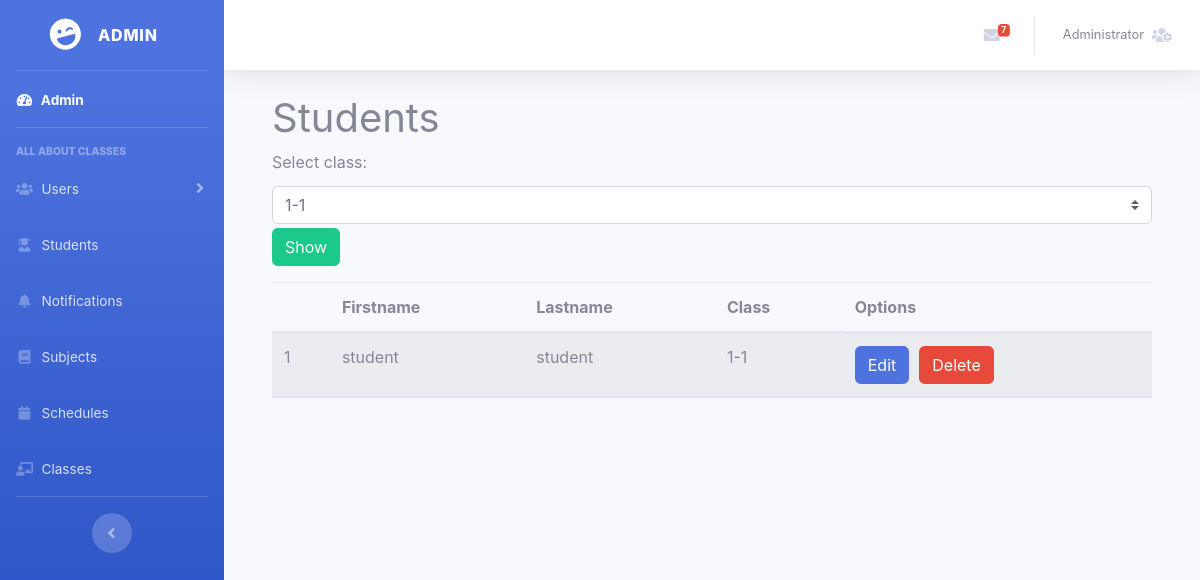
Screenshot of /students/ (signed in) with the database file from the repository.
### tables this page shows
CREATE TABLE `students` (
  `id_student` int(11) NOT NULL AUTO_INCREMENT,
  `first_name` varchar(255) NOT NULL,
  `last_name` varchar(255) NOT NULL,
  `id_school_class` int(11) NOT NULL,
  PRIMARY KEY (`id_student`),
  KEY `fk_students_school_classes1_idx` (`id_school_class`),
  CONSTRAINT `fk_students_school_classes1` FOREIGN KEY (`id_school_class`) REFERENCES `school_classes` (`id_school_class`) ON DELETE NO ACTION ON UPDATE NO ACTION
);

CREATE TABLE `school_classes` (
  `id_school_class` int(11) NOT NULL AUTO_INCREMENT,
  `name` varchar(10) NOT NULL,
  PRIMARY KEY (`id_school_class`)
);

### app/controllers/Students.php (called while the page is built, shortened)
<?php
class Students extends Controller
{
  public function __construct()
  {
    $this->studentModel = $this->model('Student');
    $this->classModel = $this->model('School_Class');
  }
  public function index()
  {
    $students = $this->studentModel->showAllStudentsJoinClasses();
    $classes = $this->classModel->showAllClasses();
    $data = [
      'students' => $students,
      'classes' => $classes
    ];
    $this->view('admin/students/index', $data);
  }
}

### app/libraries/Core.php (called while the page is built, shortened)
<?php
  class Core {
    protected $currentMethod = 'index';
    public function __construct(){
      $url = $this->getUrl();
      if(file_exists('../app/controllers/' . ucwords($url[0]). '.php')){
        unset($url[0]);
      }
      $this->currentController = new $this->currentController;
      $this->params = $url ? array_values($url) : [];
      call_user_func_array([$this->currentController, $this->currentMethod], $this->params);
    }
    public function getUrl(){
      if(isset($_GET['url'])){
        $url = rtrim($_GET['url'], '/');
        $url = filter_var($url, FILTER_SANITIZE_URL);
        $url = explode('/', $url);
        return $url;
      }
    }
  }

### public/index.php (called while the page is built, shortened)
<?php
$init = new Core;

### app/libraries/Database.php (called while the page is built, shortened)
<?php
class Database
{
  private $host = DB_HOST;
  private $user = DB_USER;
  private $pass = DB_PASS;
  private $dbname = DB_NAME;
  private $dbh;
  private $stmt;
  public function __construct()
  {
    $dsn = 'mysql:host=' . $this->host . ';dbname=' . $this->dbname;
    $options = array(
      PDO::ATTR_PERSISTENT => true,
      PDO::ATTR_ERRMODE => PDO::ERRMODE_EXCEPTION
    );
    try {
      $this->dbh = new PDO($dsn, $this->user, $this->pass, $options);
    } catch (PDOException $e) {
      $this->error = $e->getMessage();
      echo $this->error;
    }
  }
  public function query($sql)
  {
    $this->stmt = $this->dbh->prepare($sql);
  }
  public function execute()
  {
    return $this->stmt->execute();
  }
  public function resultSet($fetch = PDO::FETCH_OBJ)
  {
    $this->execute();
    return $this->stmt->fetchAll($fetch);
  }
}

### app/models/School_Class.php (called while the page is built, shortened)
<?php
class School_class
{
    private $db;
    public function __construct()
    {
        $this->db = new Database();
    }
    public function showAllClasses()
    {
        $this->db->query('SELECT school_classes.id_school_class , school_classes.name FROM school_classes');
        $classes = $this->db->resultSet();
        return $classes;
    }
}

### app/models/Student.php (called while the page is built, shortened)
<?php
class Student
{
    private $db;
    public function __construct()
    {
        $this->db = new Database();
    }
    public function showAllStudentsJoinClasses()
    {
        $this->db->query('SELECT students.id_student ,
                                 students.first_name ,
                                 students.last_name ,
                                 school_classes.name ,
                                 school_classes.id_school_class
                          FROM students
                          JOIN school_classes
                                ON students.id_school_class = school_classes.id_school_class ');
        $students = $this->db->resultSet();
        return $students;
    }
}

### app/views/admin/students/index.php (the view, shortened to what this page needs)
<?php require APPROOT . '/views/inc/admin/header.php'; ?>
<div id="page-wrapper">
    <div class="container-fluid">
        <div class="row">
            <div class="col-lg-12">
                <h1 class="page-header">
                    Students
                </h1>
                <form action="" method="post">
                    <div class="form-group">
                        <label>Select class:</label>
                        <select name='id_class' class="custom-select my-1 mr-sm-2" id="inlineFormCustomSelectPref">
                            <?php foreach ($data['classes'] as $class) : ?>
                                <?php echo "<option value=\"$class->id_school_class\">$class->name</option>"; ?>
                            <?php endforeach; ?>
                        </select>
                        <input type="submit" class="btn btn-success" value="Show">
                    </div>
                </form>
                <table class="table table-striped">
                    <thead>
                        <tr>
                            <th></th>
                            <th>Firstname</th>
                            <th>Lastname</th>
                            <th>Class</th>
                            <th>Options</th>
                        </tr>
                    </thead>
                    <?php $i = 0; ?>
                    <?php foreach ($data['students'] as $student) : ?>
                        <tbody>
                            <tr>
                                <?php
                                $postClass =  1;
                                if ($student->id_school_class != (int)$postClass) {
                                    continue;
                                }
                                ?>
                                <?php echo '<td>' . ++$i . '</td><td>' . $student->first_name . '</td><td>' . $student->last_name . '</td><td>' .
                                $student->name . '</td>
                                <td class="buttons-pos">
                                ' . '
                                <a class="btn btn-primary btn-margin" href =' . URLROOT . "/students/edit/" . $student->id_student . '>Edit</a>' . '' ?>
                                <form action="<?php echo URLROOT . "/students/delete/" . $student->id_student ?>" method="POST">
                                <button class="btn btn-danger" type="submit" name="delete">Delete</button>
                                </form>
                            </tr>
                        </tbody>
                    <?php endforeach; ?>
                </table>
            </div>
        </div>
    </div>
</div>
<?php require APPROOT . '/views/inc/admin/footer.php'; ?>

### public/css/admin/style.css (style rules this page uses)
td.buttons-pos { list-style-type: none; display: inline-flex; }
.btn-margin { margin-right: 10px; }

### rows the page displays
students: first_name "student", last_name "student", id_school_class.name "1-1"

### other values shown
form field id_class "1-1"
